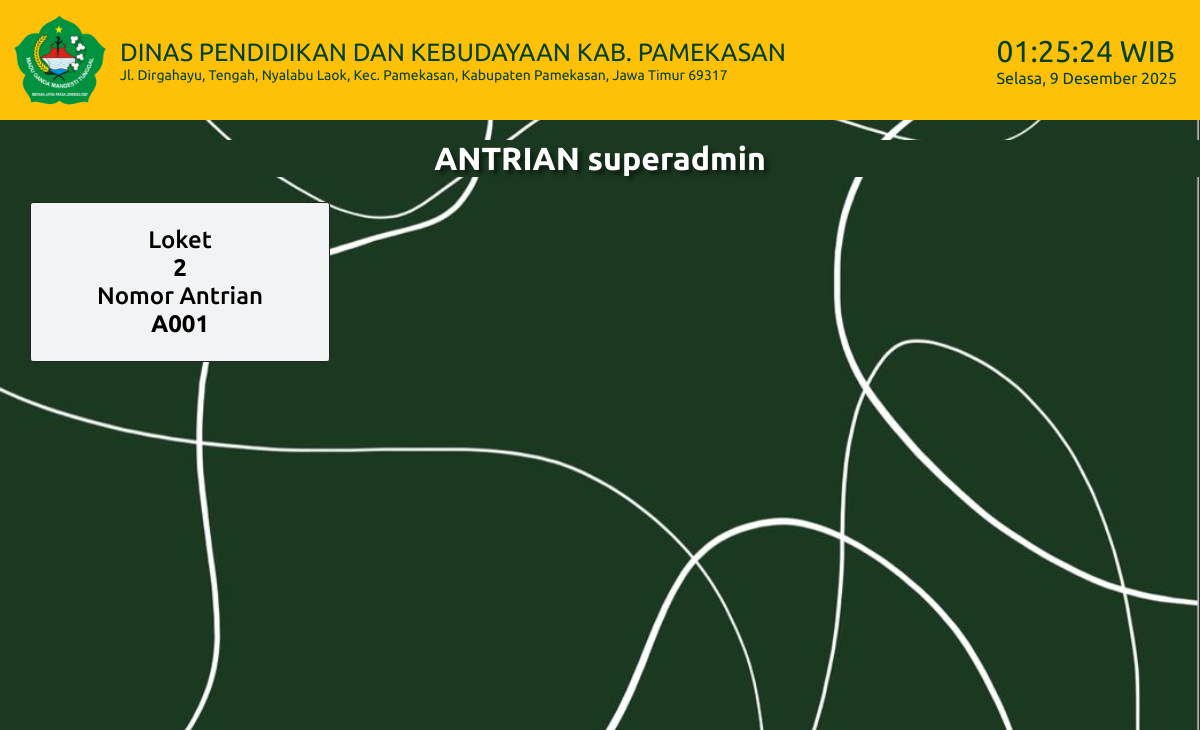
The app's page /bidang/display.php (signed in) with its own data.
### tables this page shows
CREATE TABLE `bidang` (
  `id_bidang` int(11) NOT NULL,
  `id_profil` int(11) NOT NULL,
  `nama_bidang` varchar(100) NOT NULL
);

CREATE TABLE `antrian` (
  `id_antrian` int(11) NOT NULL,
  `id_user` int(11) NOT NULL,
  `tanggal` date NOT NULL,
  `no_antrian` varchar(255) NOT NULL,
  `status` enum('belum','dipanggil','dipanggil ulang','selesai') NOT NULL DEFAULT 'belum',
  `id_bidang` int(11) NOT NULL,
  `id_pelayanan` int(11) NOT NULL,
  `update_date` datetime DEFAULT NULL,
  `id_loket` int(12) DEFAULT NULL
);

CREATE TABLE `loket` (
  `id_loket` int(11) NOT NULL,
  `nama_loket` varchar(255) NOT NULL,
  `id_bidang` int(11) NOT NULL,
  `status` enum('kosong','terisi') NOT NULL DEFAULT 'kosong',
  `create_date` datetime NOT NULL,
  `update_date` datetime DEFAULT NULL
);

### bidang/display.php (the view, shortened to what this page needs)
<!DOCTYPE html>
<html lang="en">
<head>
    <link rel="stylesheet" href="../assets/css/main.css">
</head>
<body>
    <header>
        <div id="logo-container">
            <img src="../assets/imgs/logo.png" alt="Logo Instansi" id="logo">
            <div>
                <div id="instansi">DINAS PENDIDIKAN DAN KEBUDAYAAN KAB. PAMEKASAN</div>
                <div id="alamat">Jl. Dirgahayu, Tengah, Nyalabu Laok, Kec. Pamekasan, Kabupaten Pamekasan, Jawa
                    Timur
                    69317</div>
            </div>
        </div>
        <div>
            <div id="jam"></div>
            <div id="tanggal"></div>
        </div>
    </header>
    <div class="judul-display">
        <?php
        include "../config/database.php";
        $id_bidang = $_SESSION['id_bidang'];
        $data = mysqli_query($conn, "SELECT * FROM bidang WHERE id_bidang='$id_bidang'");
        while ($tampil = mysqli_fetch_array($data) ){ ?>
        <h1> ANTRIAN <?php echo $tampil['nama_bidang'];?></h1>
        <?php } ?>
    </div>
    <div class="container">
        <?php
            $id_bidang = $_SESSION['id_bidang'];
            $tanggal = gmdate("Y-m-d", time() + 60 * 60 * 7);
            $card_antrian = mysqli_query($conn, "SELECT antrian.id_antrian, antrian.no_antrian, loket.nama_loket, antrian.id_loket, antrian.status FROM antrian INNER JOIN loket ON antrian.id_loket = loket.id_loket WHERE tanggal='$tanggal' AND antrian.id_bidang = '$id_bidang' AND antrian.status = 'dipanggil' OR antrian.status = 'dipanggil ulang'")
                                    or die('Ada kesalahan pada query tampil data : ' . mysqli_error($conn));
            ?>
        <div class="display-kotak-antrian">
            <div class="dis-antrian-loket">
                <?php
                while ($row = mysqli_fetch_array($card_antrian)) {
                ?>
                <div class="kotakKecil">
                    <div class="dis-loket">
                        <p class="dis-nama-loket">Loket</p>
                        <p class="dis-no-loket"><?php echo $row['nama_loket']; ?></p>
                    </div>
                    <div class="dis-antrian">
                        <p class="dis-no-antrian">Nomor Antrian</p>
                        <p class="dis-nama-antrian"><?php echo $row['no_antrian']; ?></p>
                    </div>
                </div>
                <?php
                }
                ?>
            </div>
        </div>
        <div class="display-kotak-video">
            <div class="kotakBesarVideo">
                <video id="displayVideo" autoplay muted loop class="kotakBesarVideo">
                    <source src="../assets/video/vid_disdik.mp4" type="video/mp4">
                </video>
            </div>
        </div>
</body>
</html>

### assets/css/main.css (style rules this page uses)
* { font-family: "Ubuntu", sans-serif; margin: 0; padding: 0; box-sizing: border-box; }
:root { --green: #03401d; --white: #fff; --gray: #f5f5f5; --black1: #222; --black2: #999; --yellow: #ffc107; --white2: #f2f3f4; }
body { min-height: 100vh; overflow-x: hidden; }
.container { position: relative; width: 100%; }
header { background-color: var(--yellow); padding: 10px; color: var(--green); display: flex; justify-content: space-between; align-items: center; }
#logo-container { display: flex; align-items: center; }
#logo { width: 100px; height: 100px; margin-right: 10px; }
#instansi { font-size: 25px; margin-right: 10px; }
#alamat { font-size: 14px; }
#jam { font-size: 30px; margin-right: 15px; }
.display-kotak-antrian { width: 45%; height: 500px; flex: 1; display: flex; flex-wrap: wrap; margin-left: 15px; padding-left: 10px; }
.dis-antrian-loket { display: flex; flex-wrap: wrap; }
.kotakKecil { width: 300px; height: 160px; flex-direction: column; background-color: var(--white2); display: flex; justify-content: center; align-items: center; font-size: 24px; box-sizing: border-box; border: 1px solid var(--black1); margin: 5px; text-align: center; border-radius: 3px; }
.display-kotak-video { width: 55%; height: 500px; display: flex; justify-content: flex-end; padding-right: 20px; }
.kotakBesarVideo { width: 800px; height: 500px; margin: 5px; display: flex; justify-content: center; align-items: center; font-size: 24px; border-radius: 3px; }
.judul-display { background-color: #1B3921; }
.judul-display h1 { text-align: center; margin: 20px 0px; color: var(--white); text-shadow: 4px 4px 4px rgba(0, 0, 0, 0.5); }
.dis-nama-loket, .dis-no-antrian { font-weight: 500; }
.dis-no-loket, .dis-nama-antrian { font-weight: 900; }

### bidang/display.php (style rules this page uses)
body { margin: 0; padding: 0; background-image: url(../assets/imgs/bg.jpeg); background-repeat: no-repeat; background-size: cover; }
.container { display: flex; justify-content: space-between; align-items: stretch; height: 500px; }

### records on screen
bidang: nama_bidang "superadmin"
antrian: id_loket.nama_loket "2", no_antrian "A001"
